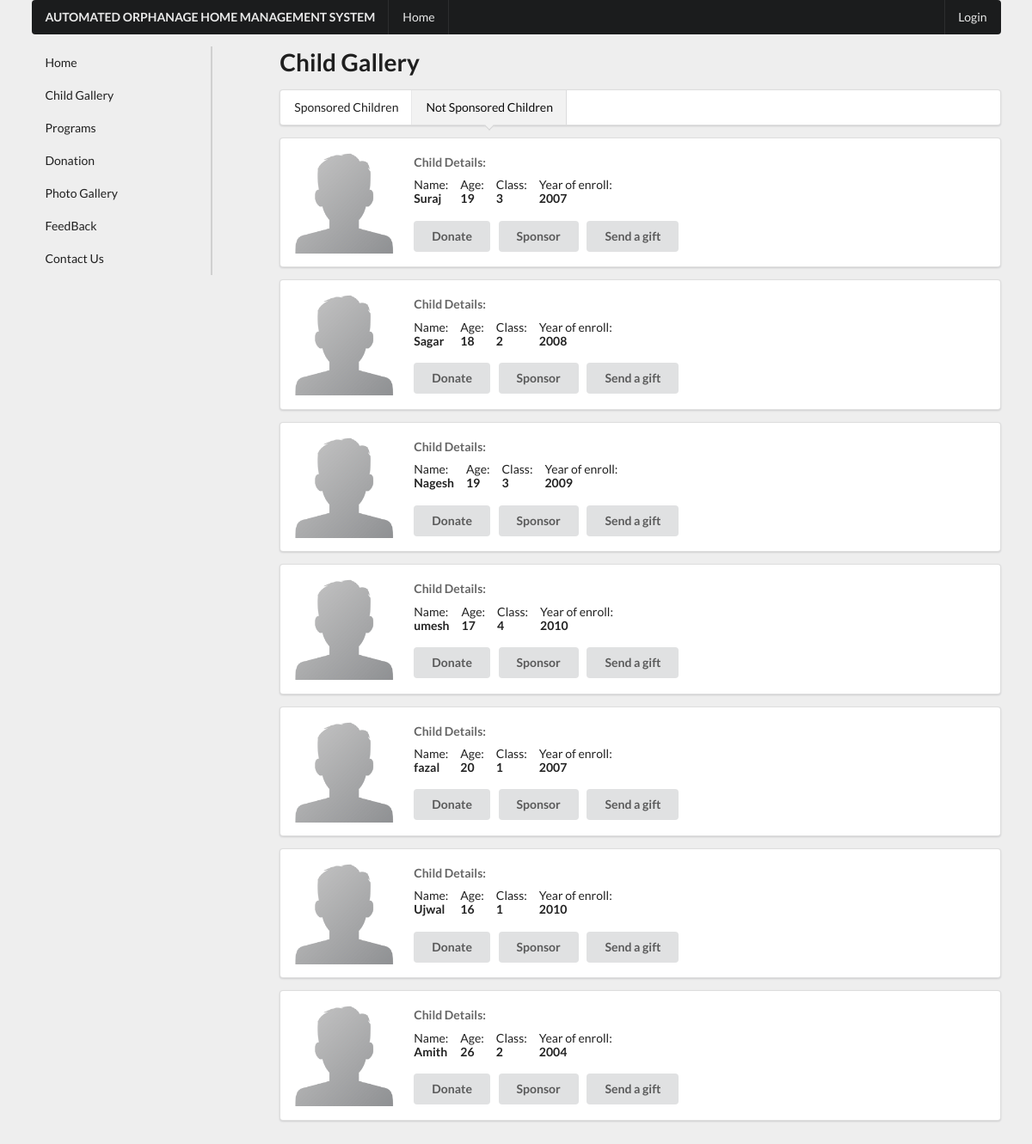
Page /child-gallery-unsponsored.php on the committed database.
### tables this page shows
CREATE TABLE `children` (
  `cid` int(50) NOT NULL,
  `cname` varchar(30) NOT NULL,
  `cdob` date NOT NULL,
  `cyoe` year(4) NOT NULL,
  `cclass` int(3) NOT NULL,
  `cstory` text NOT NULL,
  `cphoto` text NOT NULL,
  `sponsored` tinyint(1) NOT NULL
);

### child-gallery-unsponsored.php (the view)
<?php include './components/header.php'; ?>
    <div class="ui container">
        <?php include './components/top-menu.php'; ?>
        <div class="ui grid">
            <?php include './components/side-menu.php'; ?>
            <div class="twelve wide column">
                <h1>Child Gallery</h1>
                <div class="ui pointing menu">
                    <a class="item" href="child-gallery-sponsored.php">
                        Sponsored Children
                    </a>
                    <a class="item active" href="child-gallery-unsponsored.php">
                        Not Sponsored Children
                    </a>
                </div>
                <?php
                    $sql = "SELECT cid, cname, cdob, cyoe, cclass FROM children WHERE sponsored=0";
                    $result = $conn->query($sql);
                    if ($result->num_rows > 0) {
                        while($row = $result->fetch_assoc()) {
                            $dob = $row["cdob"];
                            $age = (date('Y') - date('Y',strtotime($dob)));
                ?>
                <div class="ui segment">
                    <div class="ui divided items">
                        <div class="item">
                            <div class="ui image">
                                <img src="img/defaultimg.png" style="width: 120px;">
                            </div>
                            <div class="middle aligned content">
                            <div class="meta">
                                <span><strong>Child Details:</strong></span>
                            </div>
                            <div class="description">
                                <div class="ui horizontal list">
                                    <div class="item">
                                        <div class="content">
                                            <div>Name:</div> <strong><?php echo $row["cname"]; ?></strong>
                                        </div>
                                    </div>
                                    <div class="item">
                                        <div class="content">
                                            <div>Age:</div> <strong><?php echo $age; ?></strong>
                                        </div>
                                    </div>
                                    <div class="item">
                                        <div class="content">
                                        <div>Class:</div> <strong><?php echo $row["cclass"]; ?></strong>
                                        </div>
                                    </div>
                                    <div class="item">
                                        <div class="content">
                                        <div>Year of enroll:</div> <strong><?php echo $row["cyoe"]; ?></strong>
                                        </div>
                                    </div>
                                </div>
                            </div>
                            <div class="extra">
                                <a class="ui right button" href="donation.php">Donate</a>
                                <a class="ui right button" href="sponsor-children.php?cid=<?php echo $row['cid']; ?>">Sponsor</a>
                                <a class="ui right button" href="send-gift.php?cid=<?php echo $row['cid']; ?>">Send a gift</a>
                            </div>
                            </div>
                        </div>
                    </div>
                </div>
                <?php
                        }
                    } else {
                        echo "0 results";
                    }
                ?>
            </div>
            <span class="p-20"></span>
        </div>
    </div>
<?php include './components/footer.php'; ?>

### components/header.php (shortened to what this page needs)
<!DOCTYPE html>
<html lang="en">
<head>
    <link rel="stylesheet" href="./semantic/semantic.min.css">
    <link rel="stylesheet" href="./css/main.css">
</head>
<body style="background-color: #eeeeee;">

### components/top-menu.php
<div class="ui black inverted menu">
    <div class="header item">
    AUTOMATED ORPHANAGE HOME MANAGEMENT SYSTEM
    </div>
    <a class="item" href="index.php">Home</a>
    <div class="right menu">
        <?php
            if (empty($_SESSION['user_id'])) {
        ?>
                <a href="login.php" class="item <?php echo ($_SERVER['PHP_SELF'] == "/orphan/login.php" ? "active" : "");?>">Login</a>
        <?php
            } else {
        ?>
                <a href="admin/index.php" class="item">Admin Panel</a>
                <a href="logout.php" class="item">Logout</a>
        <?php
            }
        ?>
    </div>
</div>

### components/side-menu.php
<div class="four wide column" id="example1">
    <div class="ui secondary vertical pointing menu">
        <a class="item <?php echo ($_SERVER['PHP_SELF'] == "/orphan/index.php" ? "active" : "");?>" href="index.php">Home</a>
        <a class="item <?php echo ($_SERVER['PHP_SELF'] == "/orphan/child-gallery-sponsored.php" ? "active" : "");?>" href="child-gallery-sponsored.php">Child Gallery</a>
        <a class="item <?php echo ($_SERVER['PHP_SELF'] == "/orphan/program.php" ? "active" : "");?>" href="program.php">Programs</a>
        <a class="item <?php echo ($_SERVER['PHP_SELF'] == "/orphan/donation.php" ? "active" : "");?>" href="donation.php">Donation</a>
        <a class="item <?php echo ($_SERVER['PHP_SELF'] == "/orphan/photo-gallery.php" ? "active" : "");?>" href="photo-gallery.php">Photo Gallery</a>
        <a class="item <?php echo ($_SERVER['PHP_SELF'] == "/orphan/feedback-form.php" ? "active" : "");?>" href="feedback-form.php">FeedBack</a>
        <a class="item <?php echo ($_SERVER['PHP_SELF'] == "/orphan/contact-us.php" ? "active" : "");?>" href="contact-us.php">Contact Us</a>
    </div>
</div>

### css/main.css (style rules this page uses)
.p-20 { padding: 200px; }

### rows in the picture
children: cname "Suraj", cdob "19", cclass "3", cyoe "2007"
children: cname "Sagar", cdob "18", cclass "2", cyoe "2008"
children: cname "Nagesh", cdob "19", cclass "3", cyoe "2009"
children: cname "umesh", cdob "17", cclass "4", cyoe "2010"
children: cname "fazal", cdob "20", cclass "1", cyoe "2007"
children: cname "Ujwal", cdob "16", cclass "1", cyoe "2010"
children: cname "Amith", cdob "26", cclass "2", cyoe "2004"
